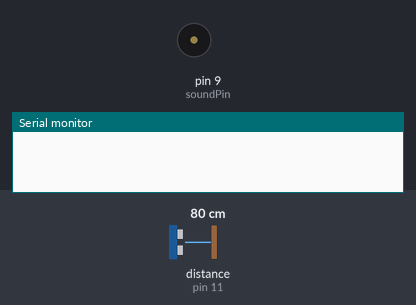
Bench run of a sketch on a simulated Arduino Uno, built with avr-gcc and run on an emulated ATmega328P. On the bench: buzzer (waves = sounding), the last lines printed to the serial monitor. Wiring (inferred from the names in the program): ultrasonic range finder: trigger pin 12; echo pin 11. Inputs (shaded band) come from the test bench; at power-on: distance to the obstacle (sensor on pin 11) 80 cm. The echo pulse lasts 58.3 µs per cm.

Above: at 1.2 s.
1.3 s: distance to the obstacle (sensor on pin 11) set to 22 cm
2.8 s: distance to the obstacle (sensor on pin 11) set to 19 cm
At 3.7 s:
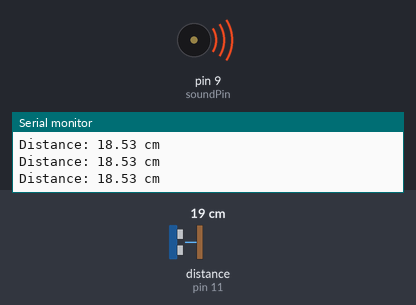
4.4 s: distance to the obstacle (sensor on pin 11) set to 2 cm
At 4.67 s:
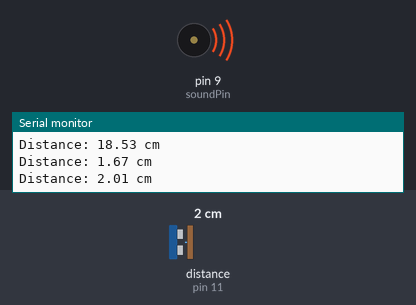
7.4 s: distance to the obstacle (sensor on pin 11) set to 9 cm
10.4 s: distance to the obstacle (sensor on pin 11) set to 12 cm
11.9 s: distance to the obstacle (sensor on pin 11) set to 35 cm
At 12.6 s:
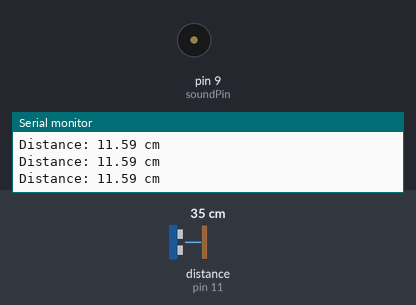
Timing chart, 0 to 14.7 s (numbered marks = the images above; inputs shaded):
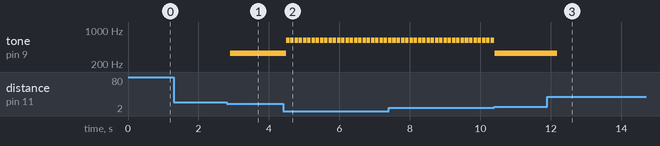

Measured:
- the behaviour switches between 21 and 20 cm on distance to the obstacle (sensor on pin 11) (found by bisection; images 0 and 1)
- after the input at 1.3 s, every drawn part: stays the same
- after the input at 2.8 s, tone on pin 9 (soundPin): silent → 330 Hz after 0.10 s
- after the input at 4.4 s, tone on pin 9 (soundPin): alternates 622 Hz for 0.10 s and silent for 0.02 s, starting after 0.09 s
- after the input at 11.9 s, tone on pin 9 (soundPin): 330 Hz → silent after 0.28 s

The sketch:

ultrasonic_sensor_MOD.ino
```cpp
const int trigPin = 12;
const int echoPin = 11;
const int soundPin = 9;


int Duration;
float Distance;

void setup() {
  // put your setup code here, to run once:
  Serial.begin(9600);
  //pinMode(9, INPUT);
  pinMode(echoPin, INPUT);
  pinMode(trigPin, OUTPUT);


}

void loop() {
  // put your main code here, to run repeatedly:
  //long distance = ultrasonic.distanceRead();
  digitalWrite(trigPin, LOW);
  delayMicroseconds(10);
  digitalWrite(trigPin, HIGH);
  delayMicroseconds(10);
  digitalWrite(trigPin, LOW);

  Duration = pulseIn(echoPin, HIGH);
  //Serial.println(Duration);
  if(Duration  > 0){
    Distance = Duration / 2;
    Distance = Distance * 0.034;
    //Serial.println(Distance);

  }
  if (Distance < 10) {
    //digitalWrite(9, HIGH);
    tone(soundPin, 622, 100);
    Serial.println("Distance: " + String(Distance) + " cm");
  } else if(Distance >=10 && Distance < 20) {
    //digitalWrite(9, LOW);
    tone(soundPin, 330, 300);
    Serial.println("Distance: " + String(Distance) + " cm");
  } else{
    digitalWrite(soundPin, LOW);
  }
  Serial.flush();
  delay(100);

}
```
